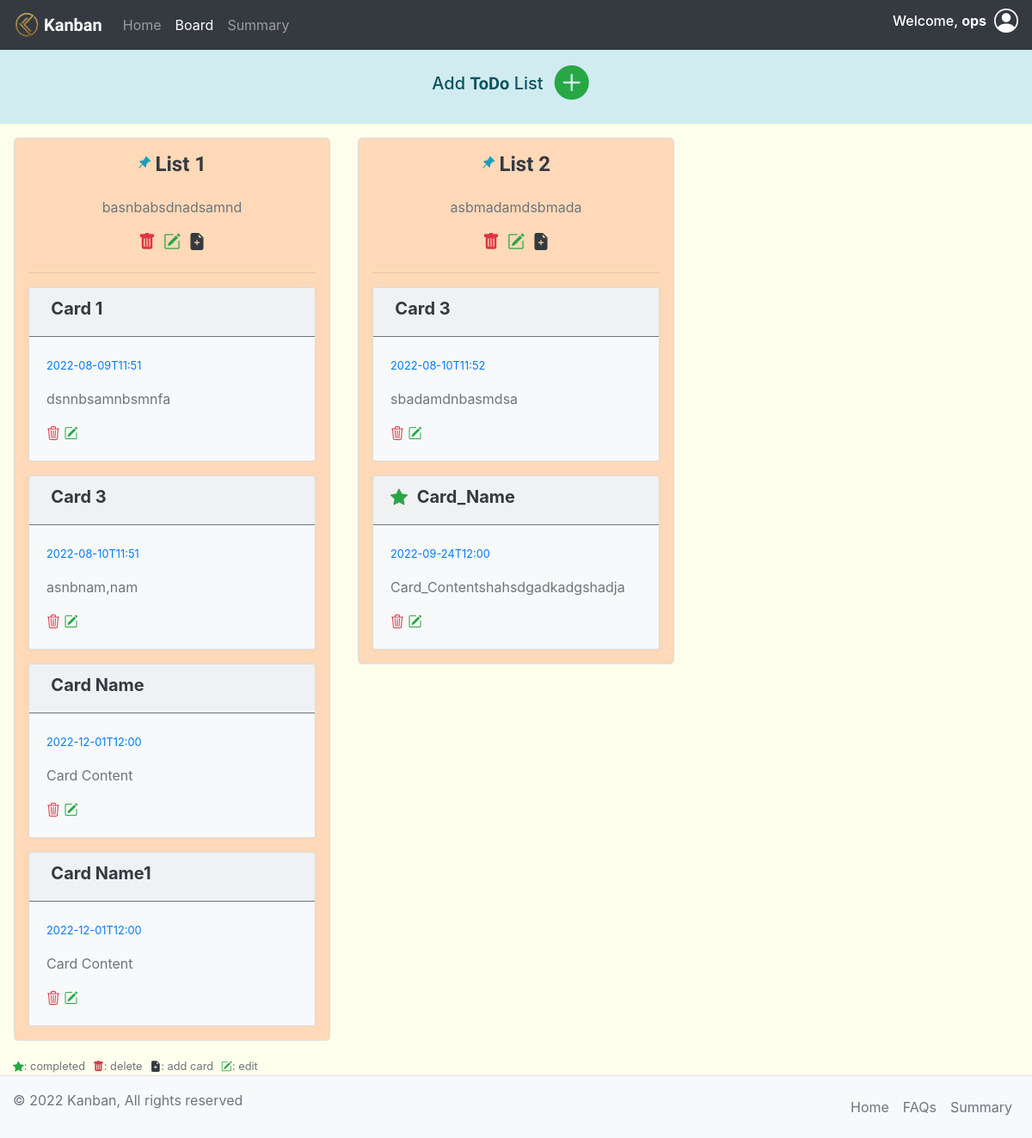
The page /board (signed in) on the database its author committed.
### application/models.py (models this page shows)
class Account(db.Model, UserMixin):
    __tablename__ = 'account'
    id = db.Column(db.Integer, primary_key=True, autoincrement=True)
    password = db.Column(db.String(255), nullable=False)
    username = db.Column(db.String, nullable=False)
    email = db.Column(db.String, nullable=False, unique=True)
    active = db.Column(db.Boolean())
    tpending = db.Column(db.Integer, default=0)
    tcompleted = db.Column(db.Integer, default=0)
    lists = db.relationship('List', secondary="account_list")
    roles = db.relationship('Role', secondary=roles_users,backref=db.backref('users', lazy='dynamic'))

class List(db.Model):
    __tablename__ = 'list'
    list_id = db.Column(db.Integer, primary_key=True, autoincrement=True)
    list_name = db.Column(db.String, nullable=False)
    list_desc = db.Column(db.String)
    lpending = db.Column(db.Integer, default=0)
    lcompleted = db.Column(db.Integer, default=0)
    loverdue = db.Column(db.Integer, default=0)
    cards = db.relationship('Card', secondary="list_card")

class Card(db.Model):
    __tablename__ = 'card'
    card_id = db.Column(db.Integer, primary_key=True, autoincrement=True)
    title = db.Column(db.String, nullable=False)
    content = db.Column(db.String)
    deadline = db.Column(db.String, nullable=False)
    creation_datetime = db.Column(db.String, nullable=False)
    completed = db.Column(db.Boolean(), default=0)
    last_update = db.Column(db.String)
    completed_datetime = db.Column(db.String)

### application/controllers.py (the view)
@app.route("/board", methods=['GET'])
def board():
    clear_graphs()
    global alert_error, alert_color, alert_condition, alert_message
    lists = []
    if current_user.is_authenticated:
        lists = current_user.lists
    if alert_error:
        alert_error = False
        template = render_template('board.html',show=True, alert_color=alert_color, alert_condition=alert_condition, alert_message=alert_message, lists=lists)
        alert_color, alert_condition, alert_message = '','',''
        return template
    return render_template('board.html', lists=lists)

### application/controllers.py (called while the page is built)
def clear_graphs():
    files = glob.glob('./static/plots/*')
    for f in files:
        os.remove(f)

### templates/board.html (shortened to what this page needs)
<!doctype html>
<html lang="en">
<head>
    {% include 'head.html' %}
</head>
<body>
    <nav class="navbar navbar-expand-lg navbar-dark bg-dark">
        <a class="navbar-brand" href="/home" style="font-family: 'Prompt', sans-serif;">
            <img src="../static/images/logo.png" width="30" height="30" class="d-inline-block align-top" alt="">
            <strong> Kanban</strong>
        </a>
        <div class="collapse navbar-collapse" id="navbarNav">
            <ul class="navbar-nav mr-auto">
                <li class="nav-item">
                    <a class="nav-link" href="/home">Home </a>
                </li>
                <li class="nav-item active">
                    <a class="nav-link" href="/board">Board<span class="sr-only">(current)</span></a>
                </li>
                <li class="nav-item">
                    <a class="nav-link" href="/summary">Summary</a>
                </li>
            </ul>
            {% include 'log.html' %}
        </div>
    </nav>
    <div class="alert-info py-2">
        <div class="d-flex my-2 my-lg-0 justify-content-center align-items-center">
            <h5>Add <strong style="font-family: 'Prompt', sans-serif;">ToDo</strong> List</h5>
            <a class="btn  my-2 my-sm-0  " data-toggle="modal" data-target="#listCreateModal" type="submit">
                <h1 class="bi-plus-circle-fill text-success"></h1>
            </a>
        </div>
    </div>
    <div class="container-fluid " style="background-color: #feffed;">
        <div class="row ">
            {% if lists|length > 0 %}
            {% for list in lists %}
            <div class="col-lg-4 col-sm-6 col-md-6  p-3">
                <div class="justify-content-center justify-item-center border list border px-3 rounded-lg" style="background-color:  #ffd9b8;">
                    <div class="d-flex  justify-content-center py-3 ">
                        <i class="bi bi-pin-angle-fill text-info"></i>&nbsp;
                        <h4 class="text-dark"><strong style="font-family: 'Prompt', sans-serif;">{{
                                list['list_name']}}</strong></h4>
                    </div>
                    <div class="d-flex  justify-content-center px-3">
                        <p class="text-muted">{{ list['list_desc'] }}</p>
                    </div>
                    <div class="d-flex  justify-content-center">
                        <a href="" class=" text-danger" data-toggle="modal"
                            data-target="#listDeleteModal_{{list['list_id']}}">
                            <h5 class=" bi-trash-fill"></h5>
                        </a>&nbsp;&nbsp;
                        <a href="" class=" text-success" data-toggle="modal"
                            data-target="#listUpdateModal_{{list['list_id']}}">
                            <h5 class="bi-pencil-square"></h5>
                        </a>&nbsp;&nbsp;
                        <a href="" class=" text-dark" data-toggle="modal" data-target="#createCard_{{list['list_id']}}">
                            <h5 class="bi-file-earmark-plus-fill"></h5>
                        </a>
                    </div>
                    <hr>
                    {% if list['cards']|length > 0 %}
                    {% for card in list['cards'] %}
                    <div class="card bg-light mb-3 rounded-sm">
                        <div class="card-header  in-line border-secondary">
                            <h5>
                                {%if card['completed'] %}
                                <i class="bi bi-star-fill text-success"></i>
                                {% endif %}
                                &nbsp;<strong class="text-dark">{{card['title']}}</strong>
                            </h5>
                        </div>
                        <div class="card-body justify-item-center">
                            <p class="card-text text-primary"><small class="">{{card['deadline']}}</small></p>
                            <p class="card-text text-muted">{{card['content']}}</p>
                            <form action="/delete" method="post" class="inline">
                                <a href="" class="bi-trash3 text-danger" type="" data-toggle="modal"
                                    data-target="#cardDeleteModal_{{card['card_id']}}"></a>
                                <a href="" class="bi-pencil-square text-success" data-toggle="modal"
                                    data-target="#cardUpdateModal_{{card['card_id']}}"></a>
                            </form>
                        </div>
                    </div>
                    {% endfor %}
                    {% endif %}
                </div>
            </div>
            {% endfor %}
            {% endif %}
        </div>
        <small class="text-muted"><i class="bi bi-star-fill text-success"></i>: completed</small>&nbsp;
        <small class="text-muted"><i class="bi bi-trash-fill text-danger"></i>: delete</small>&nbsp;
        <small class="text-muted"><i class="bi bi-file-earmark-plus-fill text-dark"></i>: add card</small>&nbsp;
        <small class="text-muted"><i class="bi bi-pencil-square text-success"></i>: edit</small>
    </div>
    {% include 'footer.html' %}
</body>
</html>

### templates/head.html (shortened to what this page needs)
    <link rel="stylesheet" href="https://cdn.jsdelivr.net/npm/bootstrap-icons@1.8.3/font/bootstrap-icons.css">
    <link rel="stylesheet" href="https://cdn.jsdelivr.net/npm/bootstrap@4.4.1/dist/css/bootstrap.min.css"
>
    <link rel="stylesheet" href="../static/style.css">

### templates/log.html (shortened to what this page needs)
{% if current_user.is_authenticated %}
<h6 class="text-white ">Welcome, <strong>{{current_user.username}} </strong></h6>&nbsp;&nbsp;
<div class="dropdown dropleft">
    <a href="" class="my-sm-0 dropdown-toggle my-2 " id="profile" data-toggle="dropdown"
        aria-haspopup="true" aria-expanded="false">
        <h3 class="bi text-white bi-person-circle"></h3>
    </a>
</div>
{% else %}
<a href="/login" class="btn btn-outline-success my-2 my-sm-0 ">SignIn</a>
<a href="/register" class="btn btn-outline-danger my-2 my-sm-0 mx-2" role="button"
    aria-pressed="true">SignUp</a>
{% endif %}

### templates/footer.html (shortened to what this page needs)
<footer class="d-flex flex-wrap justify-content-between  py-3 border-top bg-light ">
    <p class="col-md-4 mb-0 text-muted"> &copy; 2022 Kanban, All rights reserved</p>
    <ul class="nav col-md-4 justify-content-end">
        <li class="nav-item"><a href="/home" class="nav-link px-2 text-muted">Home</a></li>
        <li class="nav-item"><a href="/home" class="nav-link px-2 text-muted">FAQs</a></li>
        <li class="nav-item"><a href="/summary" class="nav-link px-2 text-muted">Summary</a></li>
    </ul>
</footer>

### static/style.css (style rules this page uses)
.dropdown-toggle::after { content: none; }
.dropleft .dropdown-toggle::before { display: inline-block; margin-right: 0.255em; vertical-align: 0.255em; content: none; border-top: 0.3em solid transparent; border-right: 0.3em solid; border-bottom: 0.3em solid transparent; }

### rows shown on the page
Account: username "ops"
List: list_name "List 1", list_desc "basnbabsdnadsamnd"
Card: title "Card 1", deadline "2022-08-09T11:51", content "dsnnbsamnbsmnfa"
Card: title "Card 3", deadline "2022-08-10T11:51", content "asnbnam,nam"
Card: title "Card Name", deadline "2022-12-01T12:00", content "Card Content"
Card: title "Card Name1", deadline "2022-12-01T12:00", content "Card Content"
List: list_name "List 2", list_desc "asbmadamdsbmada"
Card: title "Card 3", deadline "2022-08-10T11:52", content "sbadamdnbasmdsa"
Card: completed 1 (drawn), title "Card_Name", deadline "2022-09-24T12:00", content "Card_Contentshahsdgadkadgshadja"
